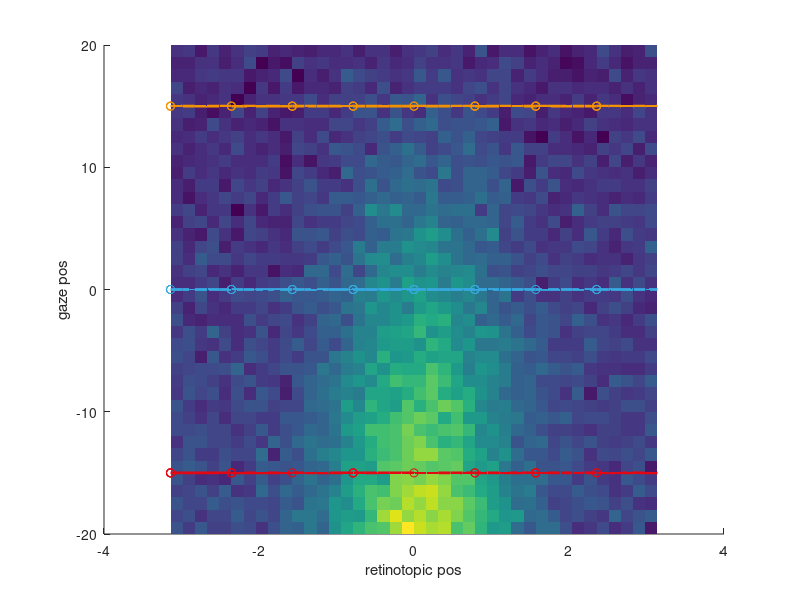
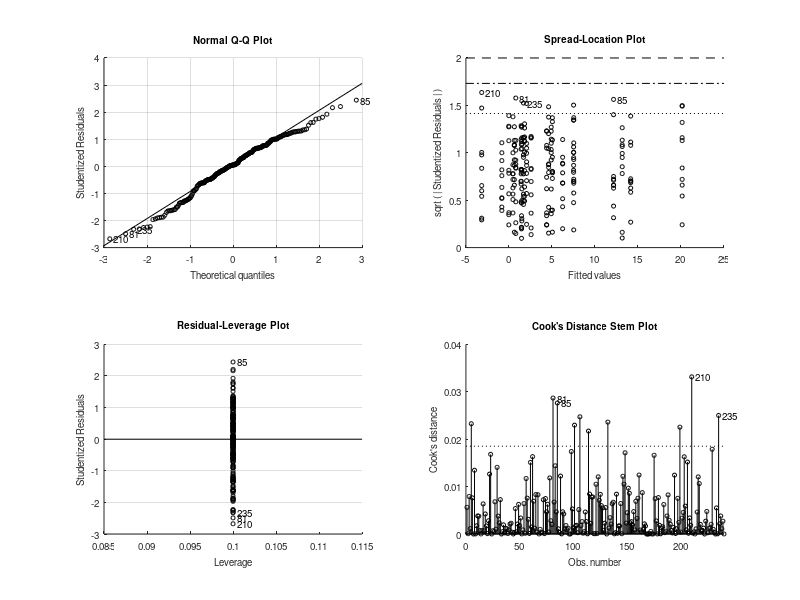

The MATLAB script that drew these images, in order: (Note: this script raises an error after producing the figures.)
function testsim_gain_field_dPulv2017(modulation_type)

if nargin < 1,
    modulation_type = 'linear_gain';
end


Noise		= 5;	% Firing rate noise
n_trials_per_cond = 10;

%
bootstrap_method='hierarchical';

% retinotopic Gaussian RF

Center              = 0;	% deg
Amplitude           = 35;	% spikes/s, RF response peak
Amplitude           = 30;	% spikes/s, RF response peak
UnmodulatedFR       = 5;	% spikes/s, ongoing/unmodulated firing
Sigma               = pi/4;	% tuning width
target_positions    = [-pi -pi*3/4 -pi/2 -pi/4 0 pi/4 pi/2 pi*3/4]; % retinotopic position
gaze_positions      = [-15 0 15];
retpos_continous	= -pi:pi/20:pi; % retinotopic position
gazepos_continous	= -20:20;       % gaze position

R		= 1/(sqrt(2*pi)*Sigma)*exp(-(retpos_continous - Center).^2/(2*Sigma^2)); % Gaussian RF profile
% R		= ones(size(retpos)); % no target position modulation
R		= UnmodulatedFR + R/max(R)*Amplitude;

n_trials_per_gaze=numel(target_positions)*n_trials_per_cond;

% target_positions2D_a =  [10    5 0  -5 -10  -5  0   5];
% target_positions2D_b =  [0.001 5 10 5 0.001 -5 -10 -5];
% target_positions2D = complex(target_positions2D_a,target_positions2D_b); % for MANOVA1 analysis


gaze_col = {'r' 'g' 'b'};

gaze_col_rgb = [227 6 19; 54 169 225; 243 146 0]/255;

% some additional comments to be detected in GitHub

switch modulation_type % eye position modulation type
    
    case 'linear_gain' %
        
        % E = interp1([gazepos(1) gazepos(end)],[-10 10],gazepos); % Gaze effect: leads to "loss" of main target effect
        % E = interp1([gazepos(1) 0 gazepos(end)],[10 0 10],gazepos); % Gaze effect: bidirectinal increase from center
        E = interp1([gazepos_continous(1) gazepos_continous(end)],[0.7 0],gazepos_continous); % Gaze effect: standard monotonic unidirectional
        % E = interp1([gazepos(1) gazepos(end)],[1 0.3],gazepos); % For CNL evaluatiom poster
        for k = 1:n_trials_per_cond
            FR(:,:,k) = E'*R + Noise*randn(length(gazepos_continous),length(retpos_continous)); % one trial
        end
        
    case 'linear_addition'
        E = interp1([gazepos_continous(1) gazepos_continous(end)],[10 0],gazepos_continous); % Gaze effect
        for k = 1:n_trials_per_cond
            FR(:,:,k) = 1*ones(size(gazepos_continous))'*R + 1*E'*ones(size(retpos_continous)) + Noise*randn(length(gazepos_continous),length(retpos_continous)); % one trial
        end
end

for g = 1:length(gaze_positions)
    col=gaze_col_rgb(g,:);
    gazepos_idx = find(gazepos_continous == gaze_positions(g));
    for t=1:length(target_positions)
        retpos_idx = find(retpos_continous == target_positions(t));
        for k = 1:1:n_trials_per_cond
            FRtarget(t,g,k) = FR(gazepos_idx,retpos_idx,k);
        end
    end
end

t_anova	= repmat(target_positions',[1,size(FRtarget,2),size(FRtarget,3)]);
g_anova	= repmat(gaze_positions,[size(FRtarget,1),1,size(FRtarget,3)]);


FRmean = mean(FR,3);
%FRmean = 1*ones(size(gazepos))'*R + 1*E'*ones(size(retpos)); % For CNL evaluatiom poster

% Plotting
figure;
surface(retpos_continous,gazepos_continous,FRmean); shading flat; hold on;
for g=1:numel(gaze_positions)
    plot3(retpos_continous,gaze_positions(g)*ones(size(retpos_continous)),FRmean(gazepos_continous == gaze_positions(g),:),'Color',gaze_col_rgb(g,:),'LineWidth',2);
    plot3(reshape(t_anova(:,g,:),1,n_trials_per_gaze),reshape(g_anova(:,g,:),1,n_trials_per_gaze),reshape(FRtarget(:,g,:),1,n_trials_per_gaze),'o','Color',gaze_col_rgb(g,:));
end
xlabel('retinotopic pos');
ylabel('gaze pos');



F = @(a,x) a(3)+a(1)*exp(cos(x-a(2))*a(4))*exp(a(4)*-1);
opts = optimset('lsqcurvefit');
opts.Display='off';

% ANOVA
%FRtarget4ANOVA	= FRtarget(:);t_anova=t_anova(:); g_anova=g_anova(:);


pct1 = 100*0.05/2; % alpha 0.05
pct2 = 100-pct1;
Positions=t_anova(:);
angles=Positions;
Gazes=g_anova(:);
FR_vectors=FRtarget(:).*exp(1i*Positions);
unique_positions=unique(Positions);
unique_lines_effector=numel(unique(Gazes));
FRs=FRtarget(:);
[p,table,stats,terms] = anovan(FRs,[Positions Gazes],'model','full','varnames',{'target' 'gaze'});
% c = multcompare(stats)

if 0 % one-way vs two-way ANOVA on gaze
    % the question here if presence of another factor (target position) affects the first factor, e.g. in the initial fixation period
    % for this, we should remove the the effect of target position from the simulation, set "no target position modulation" above
    [p,table,stats,terms] = anovan(FRtarget(:),g_anova(:),'model','full','varnames',{'gaze'});
    
    
end % of one-way vs two-way ANOVA on gaze


if 0 % MANOVA1, I do not think it is an appropriate test to detect gain field or a shift in a RF, due to huge variance
    % (but we use some of the code for the bootstrp (see next case))
    
    FRtarget4MANOVA1 = [];
    FRtarget4BOOTCI  = [];
    FRpositions4MANOVA1=[];
    FR4BOOTCI	 = [];
    
    gaze_pos4MANOVA1 = [];
    figure;
    
    
    for g = 1:length(gaze_positions)
        for t=1:length(target_positions)-1,
            
            FRtarget4MANOVA1_ = squeeze(FRtarget(t,g,:))*target_positions2D(t)/abs(target_positions2D(t)); % original Lukas formulation
            FRpositions4MANOVA1_ = repmat([target_positions2D(t) gaze_positions(g)],numel(FRtarget4MANOVA1_),1); % original Lukas formulation
            
            plot(FRtarget4MANOVA1_,'.','Color',gaze_col_rgb(g,:)); hold on;
            
            % FOR ANOVA
            FRtarget4MANOVA1	= [FRtarget4MANOVA1; [real(FRtarget4MANOVA1_) imag(FRtarget4MANOVA1_)]];
            gaze_pos4MANOVA1	= [gaze_pos4MANOVA1; g*ones(n_trials_per_cond,1)];
            % FOR BOOTCI
            FRpositions4MANOVA1     = [	FRpositions4MANOVA1;FRpositions4MANOVA1_];
            FRtarget4BOOTCI         = [FRtarget4BOOTCI; FRtarget4MANOVA1_];
            
            % here we define the indexes that later are used to do hierarchical bootstraping
            indexes_per_position{g,t}=find(FRpositions4MANOVA1(:,1)==target_positions2D(t) & FRpositions4MANOVA1(:,2)==gaze_positions(g));
        end
        plot(mean(FRtarget4MANOVA1(gaze_pos4MANOVA1==g,1)), mean(FRtarget4MANOVA1(gaze_pos4MANOVA1==g,2)),'*','Color',gaze_col_rgb(g,:)); % vector mean
        
    end
    axis equal
    % plot(FRtarget4MANOVA1(:,1), FRtarget4MANOVA1(:,2),'.');
    
    % [D, p] = manova1(FRtarget4MANOVA1,gaze_pos4MANOVA1) % see testsim_manova1.m
    
end % of MANOVA1

if 1 % test gain field via bootstrap - on trial-by-trial FR vectors per target in a complex 2D space, abs and angle, NEEDS FRtarget4BOOTCI
    n_iterations_bootstrap = 1000;
    
    LB=double([0                 -pi    min(FRs)        1/pi]); %% Amplitude Direction Baseline Width
    UB=double([max([FRs;1])*1.3  pi     max([FRs;1])    10000]);%% Amplitude Direction Baseline Width
    X0=double([max(FRs)          0      min(FRs)        4/pi]); %% Amplitude Direction Baseline Width
    for lin = 1:max(unique_lines_effector)
        tr=Gazes'==gaze_positions(lin);
        mean_FR_angle=angle(mean(FR_vectors(tr)));
        %FRtarget4BOOTCI_ = FRtarget4BOOTCI(gaze_pos4MANOVA1==lin);
        
        %% bootstrapping
        n_samples_per_bootstrap=NaN;
        for p=1:numel(unique_positions)
            idexes_per_position{p}=find(Positions==unique_positions(p) & tr');
            FR_vector_per_position(p)=nanmean(FR_vectors(idexes_per_position{p}));
            n_samples_per_bootstrap=min([n_samples_per_bootstrap, numel(idexes_per_position{p})]);
        end
        
        if n_samples_per_bootstrap>=1%here should actually be 5!?
            for k=1:n_iterations_bootstrap
                idx_idx=cellfun(@(x) x(randsample(numel(x),10,true)),idexes_per_position,'Uniformoutput',false);
                idx_idx=[idx_idx{:}];
                bootstat(k,:)=[abs(nansum(FR_vectors(idx_idx(:)))/size(idx_idx,1)) angle(nansum(FR_vectors(idx_idx(:))/size(idx_idx,1))) 0 pi/4];
                bootstat_fit(k,:)=lsqcurvefit(F,double(X0),double(angles(idx_idx(:))),double(FRs(idx_idx(:))),LB,UB,opts);
            end
        else
            bootstat=single(NaN(n_iterations_bootstrap,4));
        end
        
        bootstat(:,2) = mod(bootstat(:,2)-mean_FR_angle+5*pi,2*pi)-pi+mean_FR_angle; % shift so CIs are around the mean
        bootstraped(lin).CI_amp   = [prctile(bootstat(:,1),pct1,1) nanmean(bootstat(:,1)) prctile(bootstat(:,1),pct2,1)];
        bootstraped(lin).CI_angle = [prctile(bootstat(:,2),pct1,1) nanmean(bootstat(:,2)) prctile(bootstat(:,2),pct2,1)];
        bootstraped(lin).CI_base  = [prctile(bootstat_fit(:,3),pct1,1) nanmean(bootstat_fit(:,3)) prctile(bootstat_fit(:,3),pct2,1)];
        bootstraped(lin).CI_kappa = [prctile(bootstat_fit(:,4),pct1,1) nanmean(bootstat_fit(:,4)) prctile(bootstat_fit(:,4),pct2,1)];
        
        bootstraped(lin).FR_vectors                 = bootstat(:,1).*exp(1i*bootstat(:,2));
        bootstraped(lin).mean_FR_vector             = nanmean(bootstraped(lin).FR_vectors);
        bootstraped(lin).original_mean_FR_vector    = nansum(FR_vector_per_position);
        % for plotting
        bootstraped(lin).mean_amp   = nanmean(bootstat(:,1));
        bootstraped(lin).mean_angle = mean(bootstat(:,2));
        bootstraped(lin).mean_base  = mean(bootstat_fit(:,3));
        bootstraped(lin).mean_kappa = mean(bootstat_fit(:,4));
        % for CIs
        bootstraped(lin).raw_amp   = bootstat(:,1);
        bootstraped(lin).raw_angle = bootstat(:,2);
        bootstraped(lin).raw_base  = bootstat_fit(:,3);
        bootstraped(lin).raw_kappa = bootstat_fit(:,4);
        
        %
        %         bootstat1 = bootstat(:,1);
        %         bootstat2 = bootstat(:,2);
        %         % bootstat2 = unwrap(bootstat2); % not working well in real life examples, according to Lukas
        %         mean_FR_angle = angle(mean(FRtarget4BOOTCI_));
        %         bootstat2 =  mod(bootstat(:,2)-mean_FR_angle+5*pi,2*pi)-pi+mean_FR_angle; % Lukas
        %
        %         pct1 = 100*0.05/2; % alpha 0.05
        %         pct2 = 100-pct1;
        %
        %         lower = prctile(bootstat1,pct1,1);
        %         upper = prctile(bootstat1,pct2,1);
        %         ci1 =[lower;upper];
        %         CI1(:,g) = ci1;
        %         meanBS1(g) = mean(bootstat1);
        %         BOOTSTAT1(:,g) = bootstat1;
        %
        %         lower = prctile(bootstat2,pct1,1);
        %         upper = prctile(bootstat2,pct2,1);
        %         ci2 =[lower;upper];
        %         CI2(:,g) = ci2;
        %         meanBS2(g) = mean(bootstat2);
        %
        %         subplot(1,2,1)
        %
        %         hp = polar([meanBS2(g) meanBS2(g)],[ci1(1) ci1(2)]); set(hp,'Color',gaze_col_rgb(g,:),'LineWidth',2); hold on;
        %
        %         th = linspace( ci2(1), ci2(2), 10);
        %         hp = polar(th,meanBS1(g)*ones(size(th)),[gaze_col{g}]); set(hp,'Color',gaze_col_rgb(g,:),'LineWidth',2);
        %         polar(angle(mean(FRtarget4BOOTCI_)),abs(mean(FRtarget4BOOTCI_)),'ko'); hold on
        %         polar(meanBS2(g),meanBS1(g),'kx');
        %
        %         subplot(1,2,2);
        %         hp = polar(bootstat2,bootstat1,[gaze_col{g} '.']); hold on
        %         set(hp,'Color',gaze_col_rgb(g,:));
        %
        
    end
    
    %% significance with CI overlap
    CI1=vertcat(bootstraped.CI_amp);
    Lower_bound=CI1(:,1);
    Mean_values=CI1(:,2);
    Upper_bound=CI1(:,3);
    %sign_diff = ~(bsxfun( @le, Lower_bound, Mean_values' ) & bsxfun( @ge, Upper_bound, Mean_values' ));
    sign_diff = ~(bsxfun( @le, Lower_bound, Upper_bound' ) & bsxfun( @ge, Upper_bound, Lower_bound' ));
    significant_gain1=any(any(sign_diff));
    
    for c_s=1:numel(bootstraped)+1 %% shifting always one by 2 pi to find overlaps around 0
        CI1=vertcat(bootstraped.CI_angle);
        if c_s<numel(bootstraped)
            CI1(c_s,:)= CI1(c_s,:)+2*pi;
        end
        Lower_bound=CI1(:,1);
        Mean_values=CI1(:,2);
        Upper_bound=CI1(:,3);
        %sign_diff = ~(bsxfun( @le, Lower_bound, Mean_values' ) & bsxfun( @ge, Upper_bound, Mean_values' ));
        sign_diff = ~(bsxfun( @le, Lower_bound, Upper_bound' ) & bsxfun( @ge, Upper_bound, Lower_bound' ));
        %
        significant_shift(c_s)=any(any(sign_diff));
    end
    significant_shift1=all(significant_shift); % only true if CIs are not overlapping for any 2*pi shift
    
    %% significance with CIs of differences
    temp1=true(numel(bootstraped));
    [temp2 temp3]=ind2sub(size(temp1),find(temp1));
    comparison_matrix=[temp2(temp2<temp3) temp3(temp2<temp3)];
    for c_s=1:size(comparison_matrix,1) %% shifting always one by 2 pi to find overlaps around 0
        tt=bootstraped(comparison_matrix(c_s,1)).raw_amp-bootstraped(comparison_matrix(c_s,2)).raw_amp;
        CI1_diff(c_s,:)=[prctile(tt,pct1,1) prctile(tt,pct2,1)];
        
        tt=bootstraped(comparison_matrix(c_s,1)).raw_angle-bootstraped(comparison_matrix(c_s,2)).raw_angle;
        %tt=[tt tt+pi tt-pi tt+2*pi tt-2*pi tt*3+pi tt-3*pi tt+4*pi tt-4*pi];
        tt=[tt tt+2*pi tt-2*pi tt+4*pi tt-4*pi];% ti ti+2*pi ti-2+pi ti+4*pi ti-4*pi];
        [~,totest_for_CI_indexes]=min(abs(tt),[],2);
        tt=tt(sub2ind(size(tt),1:size(tt,1),totest_for_CI_indexes'))';
        CI2_diff(c_s,:)=[prctile(tt,pct1,1) prctile(tt,pct2,1)];
    end
    significant_gain2=any(CI1_diff(:,1)>0 | CI1_diff(:,2)<0);
    significant_shift2=any(CI2_diff(:,1)>0 | CI2_diff(:,2)<0);
    
    
    
    
    %
    %     % test significance
    %
    %     BOOTSTAT_DIFF(:,1) = BOOTSTAT1(:,1) - BOOTSTAT1(:,2);
    %     BOOTSTAT_DIFF(:,2) = BOOTSTAT1(:,1) - BOOTSTAT1(:,3);
    %     BOOTSTAT_DIFF(:,3) = BOOTSTAT1(:,2) - BOOTSTAT1(:,3);
    %
    %     H = 0;
    %
    %     for k = 1:3, % 3 pair combinations
    %
    %         ci_l = prctile(BOOTSTAT_DIFF(:,k),pct1,1);
    %         ci_u = prctile(BOOTSTAT_DIFF(:,k),pct2,1);
    %         ci_diff =[ci_l;ci_u];
    %
    %         if ci_diff(1)>0 || ci_diff(2)<0;
    %             H = 1;
    %         end
    %
    %     end
    %    decision = {'not significant','significant'};
    
    figure_handle=figure;
    linespec.visible='off';
    markersize=20;
    max_FR_vector=max(abs(vertcat(bootstraped.FR_vectors)));
    polar(0, max_FR_vector,linespec);
    hold on
    for lin=1:max(unique_lines_effector)
        scatter(real([bootstraped(lin).FR_vectors]),imag([bootstraped(lin).FR_vectors]),5,gaze_col_rgb(lin,:));
        FR_vector=bootstraped(lin).mean_FR_vector;
        original_FR_vector=bootstraped(lin).original_mean_FR_vector;
        FR_Amp_CI=bootstraped(lin).CI_amp([1,end])*FR_vector/abs(FR_vector);
        FR_Ang_CI=exp(1i*bootstraped(lin).CI_angle)*abs(FR_vector);
        FR_Ang_CI_rad=exp(1i*[bootstraped(lin).CI_angle(1):pi/100:bootstraped(lin).CI_angle(end) bootstraped(lin).CI_angle(end)])*abs(FR_vector);
        plot(real(original_FR_vector),imag(original_FR_vector),'h','markersize',markersize,'markeredgecolor','k','color',gaze_col_rgb(lin,:),'Markerfacecolor',gaze_col_rgb(lin,:));
        plot(real(FR_vector),imag(FR_vector),'s','markersize',markersize,'markeredgecolor','k','color',gaze_col_rgb(lin,:),'Markerfacecolor',gaze_col_rgb(lin,:));
        plot(real(FR_Amp_CI),imag(FR_Amp_CI),'d-','linewidth',3,'markersize',markersize,'markeredgecolor','k','color',gaze_col_rgb(lin,:));
        %plot(real(bootstraped(lin).CI_amp(2)*FR_vector),imag(bootstraped(lin).CI_amp(2)*FR_vector),'d','color',gaze_col_rgb(lin,:));
        plot(real(FR_Ang_CI(1)),imag(FR_Ang_CI(1)),'d','linewidth',3,'markersize',markersize,'markeredgecolor','k','color',gaze_col_rgb(lin,:));
        plot(real(FR_Ang_CI(end)),imag(FR_Ang_CI(end)),'d','linewidth',3,'markersize',markersize,'markeredgecolor','k','color',gaze_col_rgb(lin,:));
        line([real(FR_Ang_CI_rad)],[imag(FR_Ang_CI_rad)],'linewidth',3,'color',gaze_col_rgb(lin,:))
    end
    
    title(num2str([significant_gain1 significant_shift1 significant_gain2 significant_shift2]));
    
    
    
end % of if test gain field via bootstrap - on trial-by-trial FR vectors in 2D space

if 0 % test gain field via bootstrap - simple example on mean FR in each gaze position
    figure
    for g = 1:length(gaze_positions)
        FR = reshape(squeeze(FRtarget(:,g,:)),n_trials_per_cond*length(target_positions),1);
        meanFR = mean(FR);
        fun = @(x)mean(x);
        
        [ci,bootstat] = bootci(500, fun, FR);
        
        CI(:,g) = ci;
        meanBS(g) = mean(bootstat);
        plot(g,meanFR,'ko'); hold on
        plot(g,meanBS(g),'r.');
        plot(g,ci,'rs');
    end
    
end % of if test gain field via bootstrap - simple example on mean FR in each gaze position

if 0 % Test different ANOVA variants
    % 3 gaze positions, 2 or 3 targets, 10 trials
    
    Noise			= 1;	% Firing rate noise
    n_trials_per_cond	= 10;
    
    % variant 1: no main effects, only interaction
    FRtarget4ANOVA = repmat(reshape([	10 0
        0 10
        5 5],6,1),n_trials_per_cond,1) + Noise*randn(3*2*10,1);
    target_pos	= repmat([1;1;1;2;2;2],n_trials_per_cond,1);
    gaze_pos	= repmat([1;2;3;1;2;3],n_trials_per_cond,1);
    [p,table,stats,terms] = anovan(FRtarget4ANOVA,[target_pos gaze_pos],'model','full','varnames',{'target' 'gaze'});
    
    % variant 2: no main effects, only interaction
    FRtarget4ANOVA = repmat(reshape([	0 10
        5 5
        10 0],6,1),n_trials_per_cond,1) + Noise*randn(3*2*10,1);
    target_pos	= repmat([1;1;1;2;2;2],n_trials_per_cond,1);
    gaze_pos	= repmat([1;2;3;1;2;3],n_trials_per_cond,1);
    [p,table,stats,terms] = anovan(FRtarget4ANOVA,[target_pos gaze_pos],'model','full','varnames',{'target' 'gaze'});
    
    % variant 3: target effect and interaction
    FRtarget4ANOVA = repmat(reshape([	0 10 40
        5 15 30
        10 20 20],9,1),n_trials_per_cond,1) + Noise*randn(3*3*10,1);
    target_pos	= repmat([1;1;1;2;2;2;3;3;3],n_trials_per_cond,1);
    gaze_pos	= repmat([1;2;3;1;2;3;1;2;3],n_trials_per_cond,1);
    [p,table,stats,terms] = anovan(FRtarget4ANOVA,[target_pos gaze_pos],'model','full','varnames',{'target' 'gaze'});
    
end % of Test different ANOVA variants



